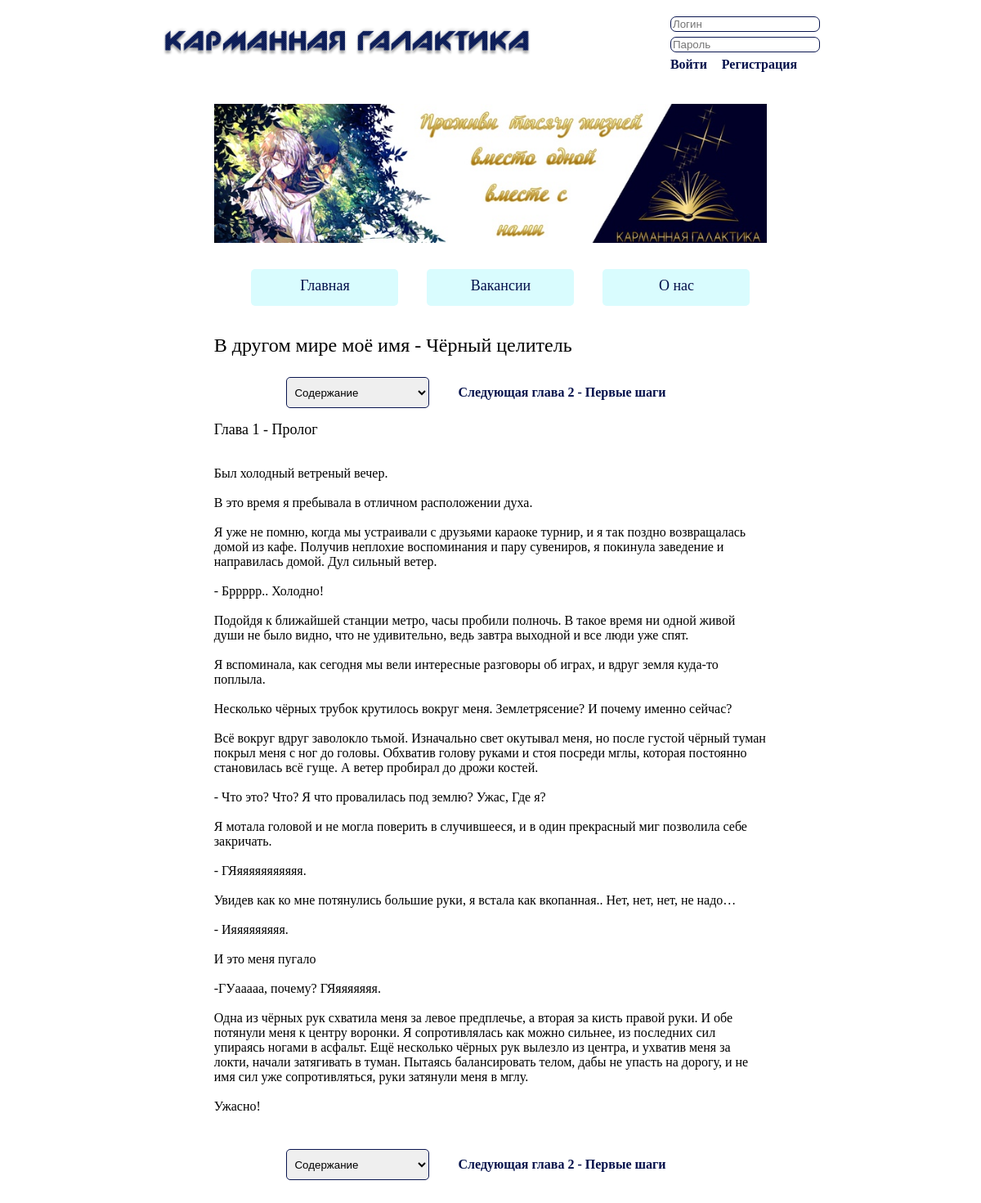
Screenshot of /ranobe/3/1/ with the database file from the repository.
### Ranobe_App/models.py (models this page shows, shortened)
class Ranobe_Reading(models.Model):
    name = models.CharField(max_length=150)
    chapterNumber = models.IntegerField()
    ranobe = models.ForeignKey(Ranobe, on_delete=models.CASCADE)
    text = models.TextField()
    def __str__(self):
        return (f"{self.chapterNumber} - {self.name}")

class Ranobe(models.Model):
    name = models.CharField(max_length=200)
    author = models.ForeignKey(Author, on_delete=models.CASCADE)
    genres = models.ManyToManyField(Genre)
    date = models.DateField()
    image = models.CharField(max_length=300)
    description = models.TextField()
    japaneseName = models.CharField(max_length=200)
    englishName = models.CharField(max_length=200)
    translator = models.CharField(max_length=50)
    editor = models.CharField(max_length=50)
    statusOfTranslate = models.CharField(max_length=50)
    statusOfTitle = models.CharField(max_length=50)

### Ranobe_App/views.py (the view)
# urls.py: path('ranobe/<int:id>/<int:chapterId>/', views.reader, name="reader_url"),
def reader(request, id, chapterId):
    ranobe_read = Ranobe_Reading.objects.get(ranobe_id = id, id = chapterId)
    chaptersList = []
    ranobes = Ranobe_Reading.objects.all()
    for r in ranobes:
        if r.ranobe.id == id:
            chaptersList.append(r)
    now = 0
    prev = 0
    prevChapterId = 0
    next = 0
    nextChapterId = 0
    for i in range(len(chaptersList)):
        if chaptersList[i].id == chapterId:
            now = i
    if now == 0:
        prev = None
    else:
        prev = now - 1
    if now == len(chaptersList) - 1:
        next = None
    else:
        next = now + 1
    if prev is not None:
        prevChapterId = chaptersList[prev]
    else:
        prevChapterId = None
    if next is not None:
        nextChapterId = chaptersList[next]
    else:
        nextChapterId = None
    return render(request, 'ranobe_reader.html', {"chaptersList": chaptersList, "ranobe_read": ranobe_read,
                                                  "prev": prevChapterId, "next": nextChapterId})

### Ranobe_App/templates/ranobe_reader.html (shortened to what this page needs)
{% extends 'layout.html' %}
{% load static %}
{% block content %}
		<div class="reader">
			<p><font class="nameRanobe">{{ ranobe_read.ranobe.name }}</font></p>
			<div class="readerButton">
				<select  onchange="window.location.href = this.options[this.selectedIndex].value">
					<option>Содержание</option>
				</select>
				{% if next is not None %}
				<a href="/ranobe/{{ ranobe_read.ranobe.id }}/{{ next.id }}">Следующая глава  {{ next }}</a>
			{% endif %}
				</div>
			<p><font class="NameGlava">Глава {{ ranobe_read }}</font></p>
			<font class="ReadGlava">
{{ ranobe_read.text }}
			</font></p>
			<div class="readerButton">
				<select  onchange="window.location.href = this.options[this.selectedIndex].value">
					<option>Содержание</option>
				</select>
				{% if next is not None %}
				<a href="/ranobe/{{ ranobe_read.ranobe.id }}/{{ next.id }}">Следующая глава  {{ next }}</a>
			{% endif %}
				</div>
		</div>
{% endblock content %}

### Ranobe_App/static/css/style.css (style rules this page uses)
.nameRanobe { font-size: 24px; font-family: "Tahoma"; }
a { text-decoration: none; color: #000; }
.reader { margin-top: 25px; margin-bottom: 50px; margin: 25px 0% 50px 10%; width: 80%; }
.reader a { margin: 10px 35px; color: #03104b; font-family: "Tahoma"; font-size: 16px; font-weight: bold; }
.readerButton { display: -webkit-box; display: -ms-flexbox; display: flex; -webkit-box-pack: center; -ms-flex-pack: center; justify-content: center; -ms-flex-wrap: wrap; flex-wrap: wrap; margin-top: 25px; }
.readerButton select { width: 175px; border-radius: 5px; padding: 2.5px 5px; border: 1.5px solid #09154f; }
.NameGlava { font-family: "Tahoma"; font-size: 18px; }
.ReadGlava { font-family: "Tahoma"; font-size: 16px; white-space: pre-wrap; }

### rows the page displays
Ranobe_Reading: ranobe.name "В другом мире моё имя - Чёрный целитель", chapterNumber+name "1 - Пролог", text "Был холодный ветреный вечер. В это время я пребывала в отличном расположении духа. Я уже не помню, когда мы устраивали с друзьями караоке турнир, и я так поздно возвращалась домой из кафе. Получив неплохие воспоминания и пару сувениров, я покинула заведение и направилась домой. Дул сильный ветер. - Бррррр.. Холодно! Подойдя к ближайшей станции метро, часы пробили полночь. В такое время ни одной живой души не было видно, что не удивительно, ведь завтра выходной и все люди уже спят. Я вспоминала, как сегодня мы вели интересные разговоры об играх, и вдруг земля куда-то поплыла. Несколько чёрных трубок крутилось вокруг меня. Землетрясение? И почему именно сейчас? Всё вокруг вдруг заволокло…"
Ranobe_Reading: chapterNumber+name "2 - Первые шаги"
